Frame 1 (no input): blank canvas, image omitted
Frame 60 (the mouse pressed at the canvas centre just before this capture): blank canvas, image omitted
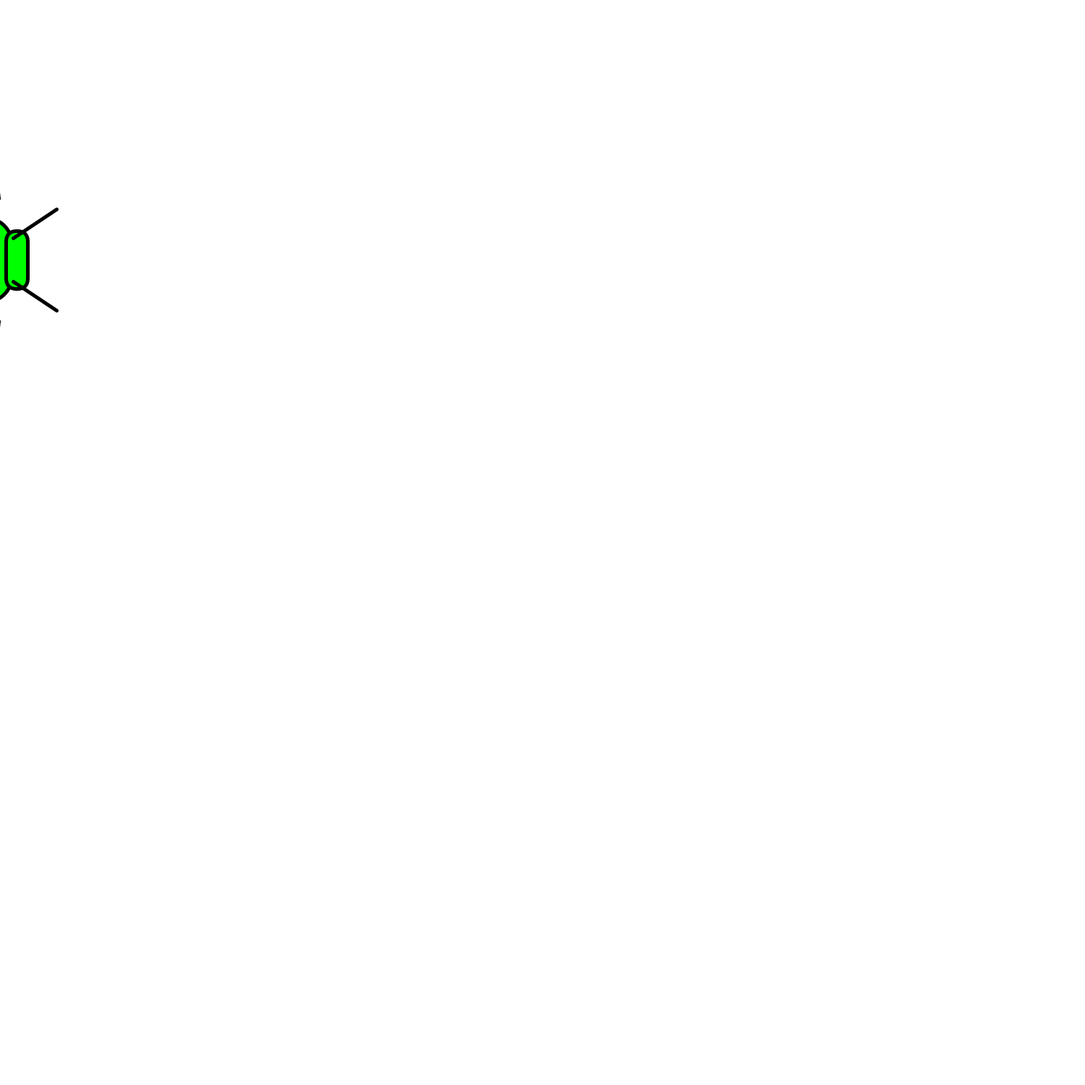
Frame 120 (the mouse held since frame 60 and released just before this capture)

The Processing sketch whose frames 1 and 60 were blank and that drew this single picture after the mouse press (run headless with seeded random() and noise(); from frame 60 on, the mouse is pressed at the canvas centre):

// Processing sketch: BugCode
// ── BugCode.pde
void setup()
{
  size(1500, 1500);
  
}
int x;

void draw()
{  
  background(255);
  pushMatrix();
  translate(x, 50);
  x += 1;
  pushMatrix();
  
  rotate(radians(90));
  translate(0,0);
  
  fill(0, 255, 0);
  rect(250, 100, 120, 250, 50);
  rect(270,80, 80, 30,100);
  strokeWeight(5);
  line(280, 100, 240, 40);
  line(340, 100, 380, 40);
  
  line(260, 260, 220, 290);
  line(220, 290, 230, 340);
  line(230, 340, 220, 360);
  
  line(360, 260, 400, 290);
  line(400, 290, 390, 340);
  line(390, 340, 400, 360);
  
  line(260, 200, 225, 120);
  line(225, 120, 200, 123);
  
  line(360, 200, 395, 120);
  line(395, 120, 420, 123);
  popMatrix();
  popMatrix();
}
